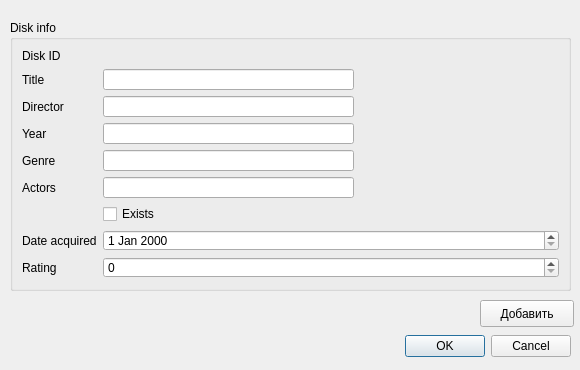
<?xml version="1.0" encoding="UTF-8"?>
<ui version="4.0">
 <class>Dialog</class>
 <widget class="QDialog" name="Dialog">
  <property name="geometry">
   <rect>
    <x>0</x>
    <y>0</y>
    <width>580</width>
    <height>370</height>
   </rect>
  </property>
  <property name="windowTitle">
   <string>Dialog</string>
  </property>
  <widget class="QDialogButtonBox" name="buttonBox">
   <property name="geometry">
    <rect>
     <x>160</x>
     <y>330</y>
     <width>411</width>
     <height>32</height>
    </rect>
   </property>
   <property name="orientation">
    <enum>Qt::Horizontal</enum>
   </property>
   <property name="standardButtons">
    <set>QDialogButtonBox::Cancel|QDialogButtonBox::Ok</set>
   </property>
  </widget>
  <widget class="QPushButton" name="pb_add_disk">
   <property name="geometry">
    <rect>
     <x>480</x>
     <y>300</y>
     <width>94</width>
     <height>27</height>
    </rect>
   </property>
   <property name="text">
    <string>Добавить</string>
   </property>
  </widget>
  <widget class="QGroupBox" name="groupBox">
   <property name="geometry">
    <rect>
     <x>10</x>
     <y>20</y>
     <width>561</width>
     <height>271</height>
    </rect>
   </property>
   <property name="minimumSize">
    <size>
     <width>449</width>
     <height>0</height>
    </size>
   </property>
   <property name="title">
    <string>Disk info</string>
   </property>
   <layout class="QFormLayout" name="formLayout">
    <property name="fieldGrowthPolicy">
     <enum>QFormLayout::AllNonFixedFieldsGrow</enum>
    </property>
    <item row="0" column="0">
     <widget class="QLabel" name="label_6">
      <property name="text">
       <string>Disk ID</string>
      </property>
     </widget>
    </item>
    <item row="0" column="1">
     <widget class="QLabel" name="disk_id">
      <property name="text">
       <string/>
      </property>
     </widget>
    </item>
    <item row="1" column="0">
     <widget class="QLabel" name="label">
      <property name="text">
       <string>Title</string>
      </property>
     </widget>
    </item>
    <item row="1" column="1">
     <widget class="QLineEdit" name="le_title">
      <property name="minimumSize">
       <size>
        <width>251</width>
        <height>0</height>
       </size>
      </property>
      <property name="maximumSize">
       <size>
        <width>251</width>
        <height>16777215</height>
       </size>
      </property>
     </widget>
    </item>
    <item row="2" column="0">
     <widget class="QLabel" name="label_2">
      <property name="text">
       <string>Director</string>
      </property>
     </widget>
    </item>
    <item row="2" column="1">
     <widget class="QLineEdit" name="le_director">
      <property name="minimumSize">
       <size>
        <width>251</width>
        <height>0</height>
       </size>
      </property>
      <property name="maximumSize">
       <size>
        <width>251</width>
        <height>16777215</height>
       </size>
      </property>
     </widget>
    </item>
    <item row="8" column="0">
     <widget class="QLabel" name="label_26">
      <property name="text">
       <string>Date acquired</string>
      </property>
     </widget>
    </item>
    <item row="10" column="0">
     <widget class="QLabel" name="label_3">
      <property name="text">
       <string>Rating</string>
      </property>
     </widget>
    </item>
    <item row="3" column="1">
     <widget class="QLineEdit" name="le_year">
      <property name="minimumSize">
       <size>
        <width>251</width>
        <height>0</height>
       </size>
      </property>
      <property name="maximumSize">
       <size>
        <width>251</width>
        <height>16777215</height>
       </size>
      </property>
     </widget>
    </item>
    <item row="3" column="0">
     <widget class="QLabel" name="label_27">
      <property name="text">
       <string>Year</string>
      </property>
     </widget>
    </item>
    <item row="5" column="0">
     <widget class="QLabel" name="label_4">
      <property name="text">
       <string>Actors</string>
      </property>
     </widget>
    </item>
    <item row="8" column="1">
     <widget class="QDateEdit" name="de_acq_date"/>
    </item>
    <item row="10" column="1">
     <widget class="QSpinBox" name="sb_rating">
      <property name="maximum">
       <number>10</number>
      </property>
     </widget>
    </item>
    <item row="6" column="1">
     <widget class="QCheckBox" name="cb_existance">
      <property name="text">
       <string>Exists</string>
      </property>
     </widget>
    </item>
    <item row="4" column="0">
     <widget class="QLabel" name="label_5">
      <property name="text">
       <string>Genre</string>
      </property>
     </widget>
    </item>
    <item row="4" column="1">
     <widget class="QLineEdit" name="le_genre">
      <property name="minimumSize">
       <size>
        <width>251</width>
        <height>0</height>
       </size>
      </property>
      <property name="maximumSize">
       <size>
        <width>251</width>
        <height>16777215</height>
       </size>
      </property>
     </widget>
    </item>
    <item row="5" column="1">
     <widget class="QLineEdit" name="le_actors">
      <property name="minimumSize">
       <size>
        <width>251</width>
        <height>0</height>
       </size>
      </property>
      <property name="maximumSize">
       <size>
        <width>251</width>
        <height>16777215</height>
       </size>
      </property>
     </widget>
    </item>
   </layout>
  </widget>
 </widget>
 <resources/>
 <connections>
  <connection>
   <sender>buttonBox</sender>
   <signal>accepted()</signal>
   <receiver>Dialog</receiver>
   <slot>accept()</slot>
   <hints>
    <hint type="sourcelabel">
     <x>248</x>
     <y>254</y>
    </hint>
    <hint type="destinationlabel">
     <x>157</x>
     <y>274</y>
    </hint>
   </hints>
  </connection>
  <connection>
   <sender>buttonBox</sender>
   <signal>rejected()</signal>
   <receiver>Dialog</receiver>
   <slot>reject()</slot>
   <hints>
    <hint type="sourcelabel">
     <x>316</x>
     <y>260</y>
    </hint>
    <hint type="destinationlabel">
     <x>286</x>
     <y>274</y>
    </hint>
   </hints>
  </connection>
 </connections>
</ui>
